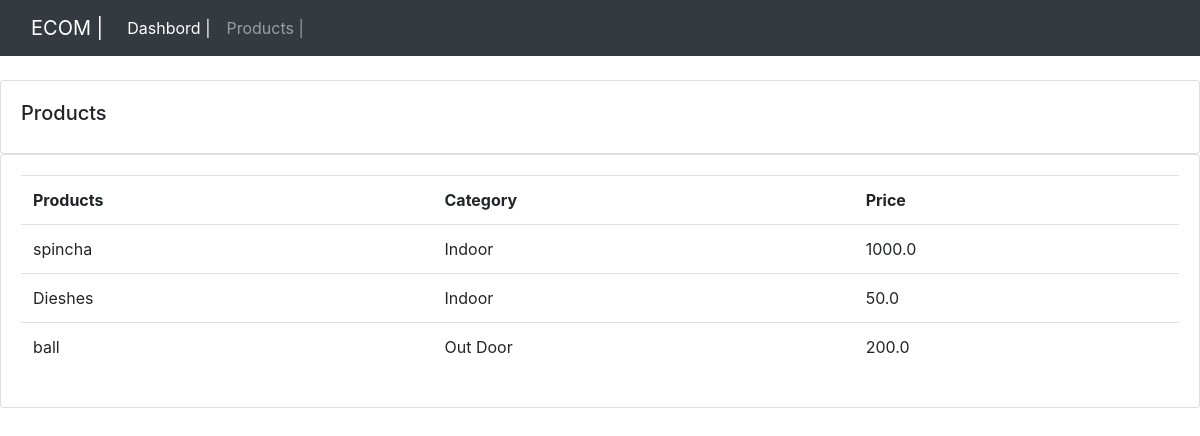
Screenshot of /products/ with the database file from the repository.
### crm/models.py (models this page shows, shortened)
class Products(models.Model):
    CATEGORY = (
        ('Indoor','Indoor'),
        ('Out Door','Out Door'),
    )
    name=models.CharField(max_length=200,blank=True,null=True)
    price=models.FloatField(blank=True,null=True)
    category=models.CharField(max_length=200,blank=True,null=True,choices=CATEGORY)
    description=models.CharField(max_length=200,blank=True,null=True)
    date_created = models.DateTimeField(auto_now_add=True)
    tag=models.ManyToManyField(Tag)

### crm/views.py (the view)
# urls.py: path('products/',products,name='products'),
def products(request):
    products = Products.objects.all()
    context = {'products':products}
    return render(request, 'products.html',context)

### frontend/templates/products.html
{% extends 'base.html' %}
{% load static %}
{% block content %}
<br>
<div class="row">
   <div class="col-md">
    <div class="card card-body">
        <h5>Products</h5>
    </div>
    <div class="card card-body">
        <table class="table">
            <tr>
                <th>Products</th>
                <th>Category</th>
                <th>Price</th>
            </tr>
            {% for product in products %}
            <tr>
                <td>{{ product.name }}</td>
                <td>{{ product.category }}</td>
                <td>{{ product.price }}</td>
            </tr>
            {% endfor %}
        </table>
    </div>
   </div>
</div>
{% endblock %}

### frontend/static/css/main.css (style rules this page uses)
body { background-color: #ebeff5; }

### rows the page displays
Products: name "spincha", category "Indoor", price "1000.0"
Products: name "Dieshes", category "Indoor", price "50.0"
Products: name "ball", category "Out Door", price "200.0"
